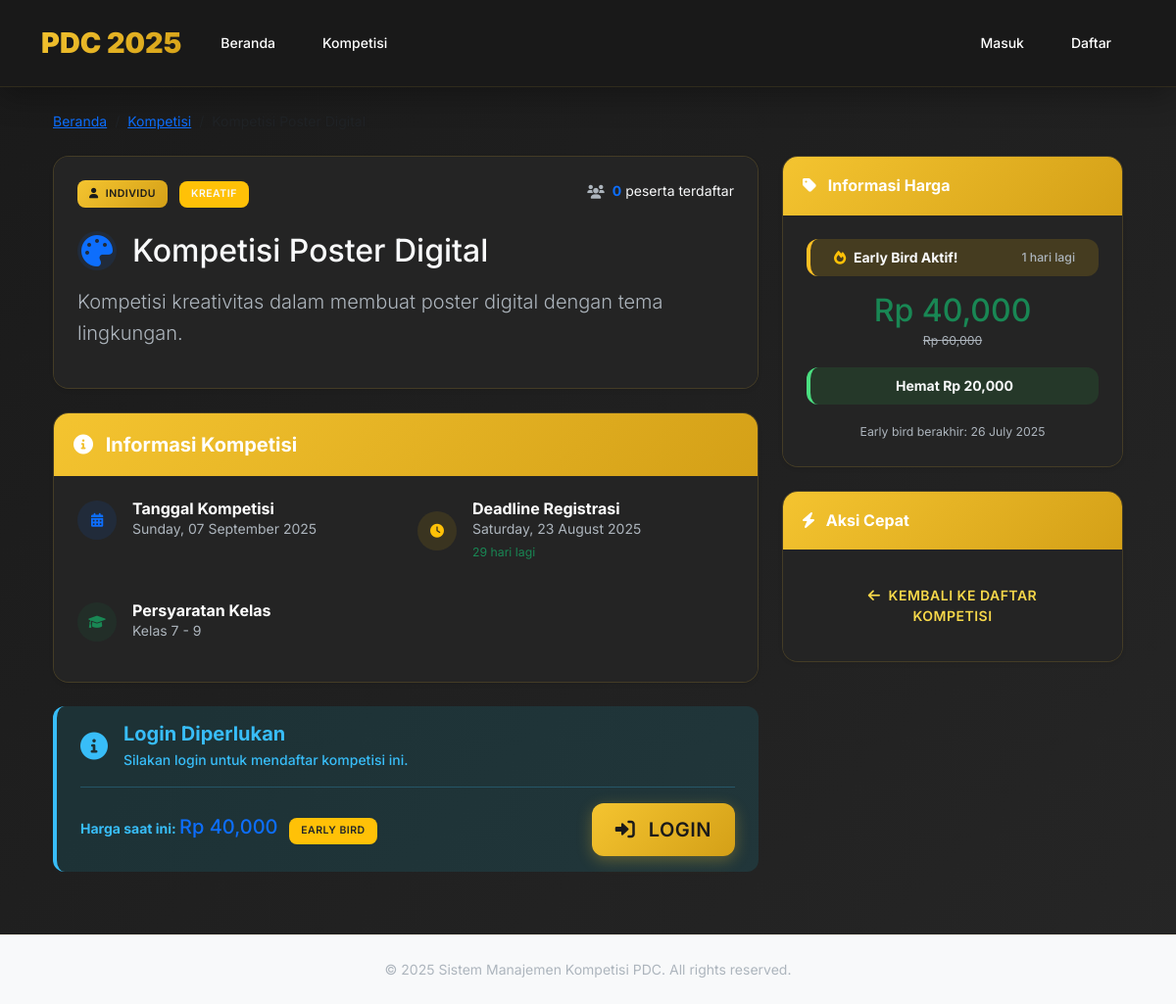
The page /kompetisi/3 on the database as committed earlier.
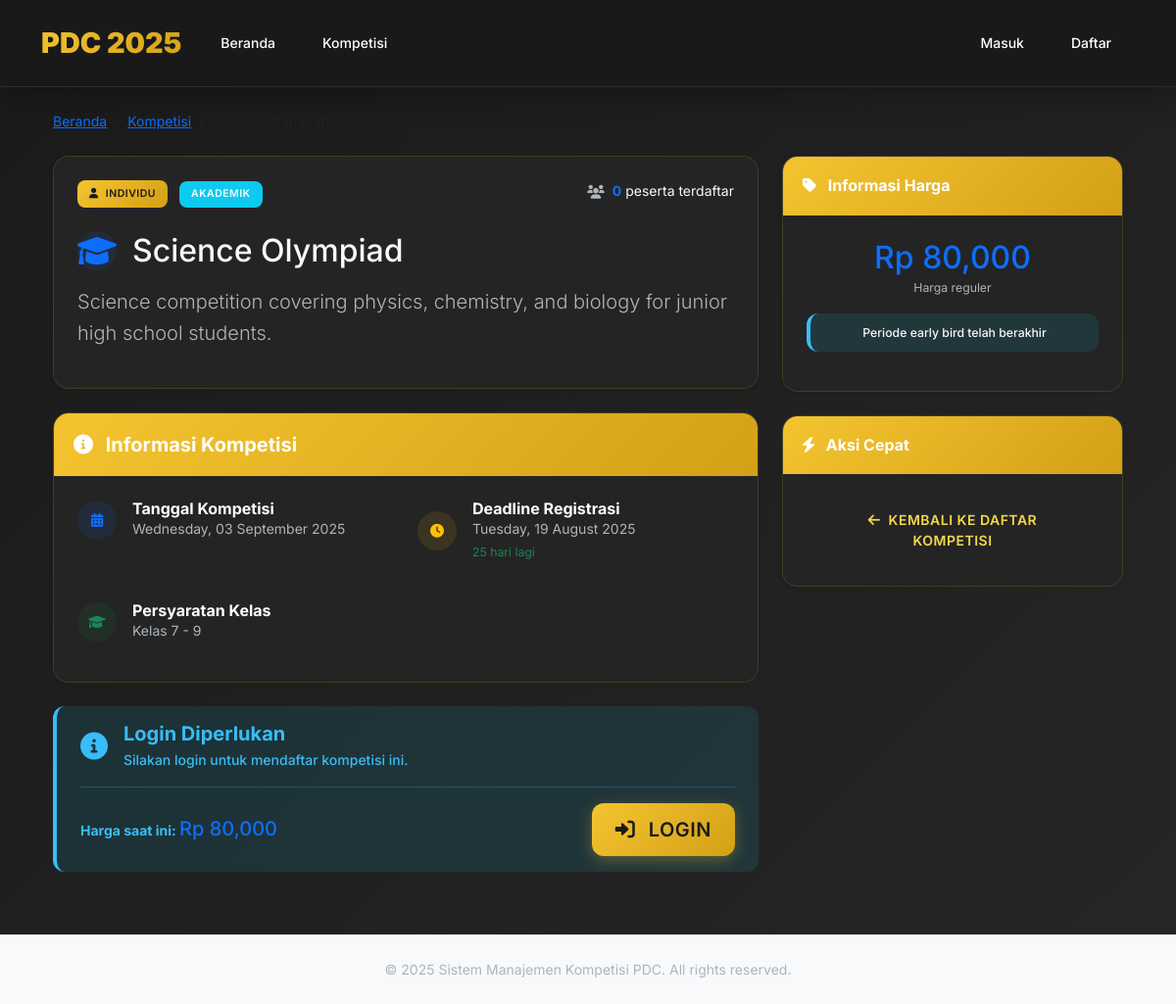
The same page on the database as committed later.
### app/models/competition.py (models this page shows, shortened)
class Competition(db.Model):
    __tablename__ = 'competitions'
    id = db.Column(db.Integer, primary_key=True)
    nama_kompetisi = db.Column(db.String(100), nullable=False)
    deskripsi = db.Column(db.Text)
    kategori = db.Column(db.String(50), nullable=False)  # 'individual' or 'team'
    jenis = db.Column(db.String(50), nullable=False)  # 'academic', 'creative', 'performance', 'basketball', 'esports'
    harga_early_bird = db.Column(db.Integer, nullable=False)  # Early bird price in rupiah
    harga_reguler = db.Column(db.Integer, nullable=False)  # Regular price in rupiah
    tanggal_mulai_early_bird = db.Column(db.DateTime, nullable=False)
    tanggal_akhir_early_bird = db.Column(db.DateTime, nullable=False)
    deadline_registrasi = db.Column(db.DateTime, nullable=False)
    tanggal_kompetisi = db.Column(db.DateTime, nullable=False)
    min_kelas = db.Column(db.Integer, default=7, nullable=False)
    max_kelas = db.Column(db.Integer, default=9, nullable=False)
    min_anggota = db.Column(db.Integer)  # Minimum team members
    max_anggota = db.Column(db.Integer)  # Maximum team members
    created_at = db.Column(db.DateTime, default=datetime.utcnow)
    updated_at = db.Column(db.DateTime, default=datetime.utcnow, onupdate=datetime.utcnow)
    registrations = db.relationship('Registration', backref='competition', lazy='dynamic')
    teams = db.relationship('Team', backref='competition', lazy='dynamic')
    def get_current_price(self):
        if self.is_early_bird_active():
            return self.harga_early_bird
        return self.harga_reguler
    def is_early_bird_active(self):
        now = datetime.utcnow()
        return (self.tanggal_mulai_early_bird <= now <= self.tanggal_akhir_early_bird)
    def get_participant_count(self):
        return self.registrations.filter_by(status='approved').count()
    def get_early_bird_savings(self):
        return self.harga_reguler - self.harga_early_bird
    def get_early_bird_days_left(self):
        if not self.is_early_bird_active():
            return 0
        now = datetime.utcnow()
        if now < self.tanggal_mulai_early_bird:
            return 0
        days_left = (self.tanggal_akhir_early_bird - now).days
        return max(0, days_left)
    def is_registration_open(self):
        return datetime.utcnow() <= self.deadline_registrasi
    def get_registration_days_left(self):
        if not self.is_registration_open():
            return 0
        days_left = (self.deadline_registrasi - datetime.utcnow()).days
        return max(0, days_left)
    def get_competition_type_display(self):
        type_mapping = {
            'academic': 'Akademik',
            'creative': 'Kreatif',
            'performance': 'Performa',
            'basketball': 'Basket',
            'esports': 'E-Sports'
        }
        return type_mapping.get(self.jenis, self.jenis.title())
    def get_category_display(self):
        return 'Individu' if self.kategori == 'individual' else 'Tim'
    def get_competition_icon(self):
        type_icons = {
            'academic': 'fas fa-graduation-cap',
            'creative': 'fas fa-palette',
            'performance': 'fas fa-music',
            'basketball': 'fas fa-basketball-ball',
            'esports': 'fas fa-gamepad'
        }
        if self.jenis in type_icons:
            return type_icons[self.jenis]

### app/blueprints/competition/routes.py (the view, shortened to what this page needs)
@bp.route('/<int:id>')
def detail(id):
    competition = Competition.query.get_or_404(id)
    user_eligible = False
    eligibility_reason = ""
    return render_template('competition/detail.html',
                         competition=competition,
                         user_eligible=user_eligible,
                         eligibility_reason=eligibility_reason)

### app/templates/competition/detail.html (shortened to what the changed rows need)
{% extends "base.html" %}
{% block content %}
<div class="container-fluid">
    <div class="row">
        <div class="col-lg-8">
            <div class="card shadow-sm mb-4">
                <div class="card-body">
                    <div class="d-flex justify-content-between align-items-start mb-3">
                        <div>
                            <span class="badge
                                {% if competition.kategori == 'individual' %}bg-primary
                                {% else %}bg-success{% endif %} mb-2">
                                <i class="fas
                                    {% if competition.kategori == 'individual' %}fa-user
                                    {% else %}fa-users{% endif %} me-1"></i>
                                {{ competition.get_category_display() }}
                            </span>
                            <span class="badge
                                {% if competition.jenis == 'academic' %}bg-info
                                {% elif competition.jenis == 'creative' %}bg-warning
                                {% elif competition.jenis == 'performance' %}bg-danger
                                {% else %}bg-dark{% endif %} ms-2">
                                {{ competition.get_competition_type_display() }}
                            </span>
                        </div>
                        <div class="text-end">
                        </div>
                    </div>
                    <div class="d-flex align-items-center mb-3">
                        <div class="icon-circle bg-primary bg-opacity-10 me-3">
                            <i class="{{ competition.get_competition_icon() }} text-primary" style="font-size: 2rem;"></i>
                        </div>
                        <h1 class="h2 mb-0">{{ competition.nama_kompetisi }}</h1>
                    </div>
                    <p class="lead text-muted">{{ competition.deskripsi }}</p>
                </div>
            </div>
            <div class="card shadow-sm mb-4">
                <div class="card-body">
                    <div class="row g-4">
                        <div class="col-md-6">
                            <div class="d-flex align-items-center mb-3">
                                <div>
                                    <h6 class="mb-0">Tanggal Kompetisi</h6>
                                    <p class="text-muted mb-0">{{ competition.tanggal_kompetisi.strftime('%A, %d %B %Y') }}</p>
                                </div>
                            </div>
                        </div>
                        <div class="col-md-6">
                            <div class="d-flex align-items-center mb-3">
                                <div>
                                    <h6 class="mb-0">Deadline Registrasi</h6>
                                    <p class="text-muted mb-0">{{ competition.deadline_registrasi.strftime('%A, %d %B %Y') }}</p>
                                    {% if competition.get_registration_days_left() > 0 %}
                                        <small class="text-success">{{ competition.get_registration_days_left() }} hari lagi</small>
                                    {% else %}
                                        <small class="text-danger">Pendaftaran ditutup</small>
                                    {% endif %}
                                </div>
                            </div>
                        </div>
                        <div class="col-md-6">
                            <div class="d-flex align-items-center mb-3">
                                <div>
                                    <h6 class="mb-0">Persyaratan Kelas</h6>
                                    <p class="text-muted mb-0">Kelas {{ competition.min_kelas }} - {{ competition.max_kelas }}</p>
                                </div>
                            </div>
                        </div>
                    </div>
                </div>
            </div>
            {% if current_user.is_authenticated %}
                {% if user_eligible %}
                    <div class="alert alert-success" role="alert">
                        <div class="d-flex align-items-center">
                            <i class="fas fa-check-circle me-3 fa-2x"></i>
                            <div class="flex-grow-1">
                                <h5 class="alert-heading mb-1">Siap Mendaftar!</h5>
                                <p class="mb-0">Anda memenuhi semua persyaratan untuk kompetisi ini.</p>
                            </div>
                        </div>
                        <hr>
                        <div class="d-flex justify-content-between align-items-center">
                            <div>
                                <strong>Harga saat ini: </strong>
                                <span class="h5 text-success">Rp {{ "{:,}".format(competition.get_current_price()) }}
                                </span>
                                {% if competition.is_early_bird_active() %}
                                    <span class="badge bg-warning text-dark ms-2">Early Bird</span>
                                {% endif %}
                            </div>
                            {% if competition.kategori == 'individual' %}
                                <a href="{{ url_for('competition.register', id=competition.id) }}" class="btn btn-success btn-lg">
                                    <i class="fas fa-user-plus me-2"></i>
                                    Daftar Sekarang
                                </a>
                            {% elif competition.kategori == 'team' %}
                                <a href="{{ url_for('team.create_team', competition_id=competition.id) }}" class="btn btn-success btn-lg">
                                    <i class="fas fa-users me-2"></i>
                                    Buat Tim
                                </a>
                            {% endif %}
                        </div>
                    </div>
                {% else %}
                    <div class="alert alert-warning" role="alert">
                        <div class="d-flex align-items-center">
                            <i class="fas fa-exclamation-triangle me-3 fa-2x"></i>
                            <div class="flex-grow-1">
                                <h5 class="alert-heading mb-1">Tidak Dapat Mendaftar</h5>
                                <p class="mb-0">{{ eligibility_reason }}</p>
                            </div>
                        </div>
                        {% if eligibility_reason in ['Profil belum dibuat', 'Profil belum lengkap'] %}
                            <hr>
                            <a href="{{ url_for('main.profil') }}" class="btn btn-outline-primary">
                                <i class="fas fa-edit me-1"></i>
                                Lengkapi Profil
                            </a>
                        {% endif %}
                    </div>
                {% endif %}
            {% else %}
                <div class="alert alert-info" role="alert">
                    <div class="d-flex align-items-center">
                        <i class="fas fa-info-circle me-3 fa-2x"></i>
                        <div class="flex-grow-1">
                            <h5 class="alert-heading mb-1">Login Diperlukan</h5>
                            <p class="mb-0">Silakan login untuk mendaftar kompetisi ini.</p>
                        </div>
                    </div>
                    <hr>
                    <div class="d-flex justify-content-between align-items-center">
                        <div>
                            <strong>Harga saat ini: </strong>
                            <span class="h5 text-primary">Rp {{ "{:,}".format(competition.get_current_price()) }}</span>
                            {% if competition.is_early_bird_active() %}
                                <span class="badge bg-warning text-dark ms-2">Early Bird</span>
                            {% endif %}
                        </div>
                        <a href="{{ url_for('auth.masuk', next=request.path) }}" class="btn btn-primary btn-lg">
                            <i class="fas fa-sign-in-alt me-2"></i>
                            Login
                        </a>
                    </div>
                </div>
            {% endif %}
        </div>
        <div class="col-lg-4">
            <div class="card shadow-sm mb-4">
                <div class="card-body">
                    {% if competition.is_early_bird_active() %}
                        <div class="alert alert-warning py-2 mb-3">
                            <div class="d-flex justify-content-between align-items-center">
                                <div>
                                    <i class="fas fa-fire text-warning me-1"></i>
                                    <strong>Early Bird Aktif!</strong>
                                </div>
                                <small class="text-muted">{{ competition.get_early_bird_days_left() }} hari lagi</small>
                            </div>
                        </div>
                        <div class="text-center mb-3">
                            <div class="h2 text-success mb-0">Rp {{ "{:,}".format(competition.harga_early_bird) }}</div>
                            <small class="text-muted text-decoration-line-through">Rp {{ "{:,}".format(competition.harga_reguler) }}</small>
                        </div>
                        <div class="alert alert-success py-2 text-center">
                            <strong>Hemat Rp {{ "{:,}".format(competition.get_early_bird_savings()) }}</strong>
                        </div>
                        <div class="text-center">
                            <small class="text-muted">
                                Early bird berakhir: {{ competition.tanggal_akhir_early_bird.strftime('%d %B %Y') }}
                            </small>
                        </div>
                    {% else %}
                        <div class="text-center mb-3">
                            <div class="h2 text-primary mb-0">Rp {{ "{:,}".format(competition.harga_reguler) }}</div>
                            <small class="text-muted">Harga reguler</small>
                        </div>
                        {% if competition.get_early_bird_days_left() == 0 and competition.is_registration_open() %}
                            <div class="alert alert-info py-2 text-center">
                                <small>Periode early bird telah berakhir</small>
                            </div>
                        {% endif %}
                    {% endif %}
                </div>
            </div>
        </div>
    </div>
</div>
<link rel="stylesheet" href="https://cdnjs.cloudflare.com/ajax/libs/font-awesome/6.0.0/css/all.min.css">
{% endblock %}

Rows that differ between the two databases and show on the page:
changed Competition "INDIVIDU": jenis "creative" → "academic" (drawn); competition_type "KREATIF" → "AKADEMIK"; nama_kompetisi "Kompetisi Poster Digital" → "Science Olympiad"; deskripsi "Kompetisi kreativitas dalam membuat poster digital dengan tema lingkungan." → "Science competition covering physics, chemistry, and biology for junior high school students."; tanggal_kompetisi "Sunday, 07 September 2025" → "Wednesday, 03 September 2025"; deadline_registrasi "Saturday, 23 August 2025" → "Tuesday, 19 August 2025"; get_registration_days_left "29" → "25"; get_current_price "40,000" → "80,000"; get_early_bird_days_left "1" → (not shown); harga_early_bird "40,000" → (not shown); harga_reguler "60,000" → "80,000"; get_early_bird_savings "20,000" → (not shown); tanggal_akhir_early_bird "26 July 2025" → (not shown)
Other text that changed with them:
text no longer shown: "EARLY BIRD Early Bird Aktif! hari lagi Hemat Rp Early bird berakhir:"
text now shown: "Harga reguler Periode early bird telah berakhir"
